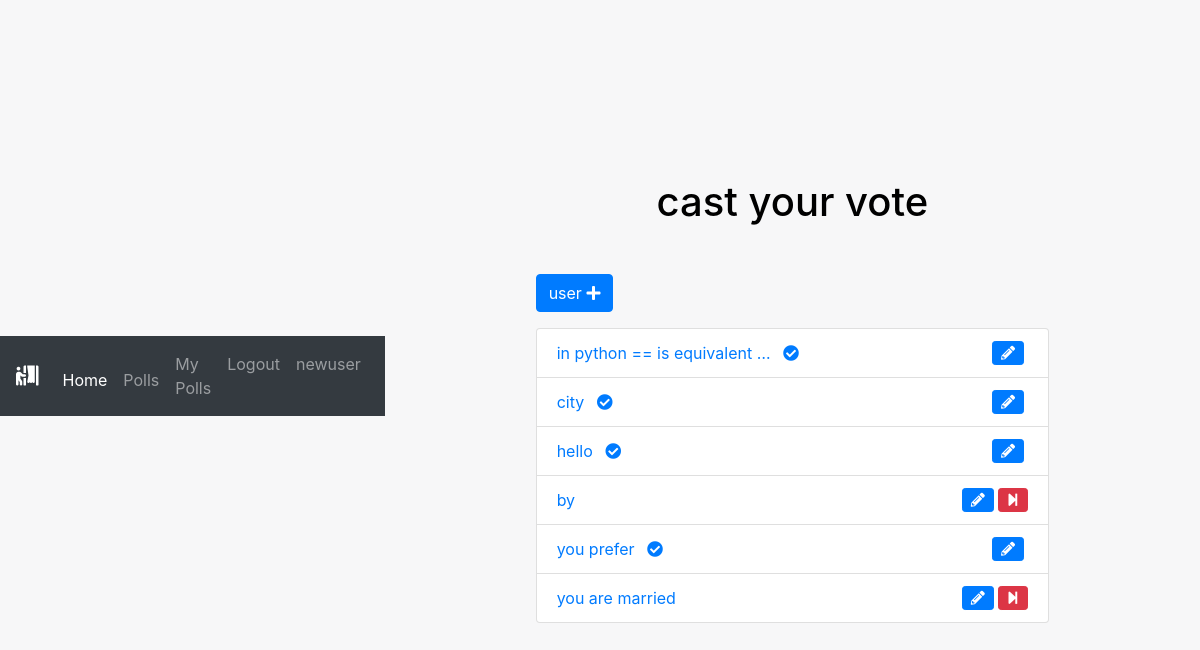
Before: /pollapp/polls/user/ (signed in) with the older database file.
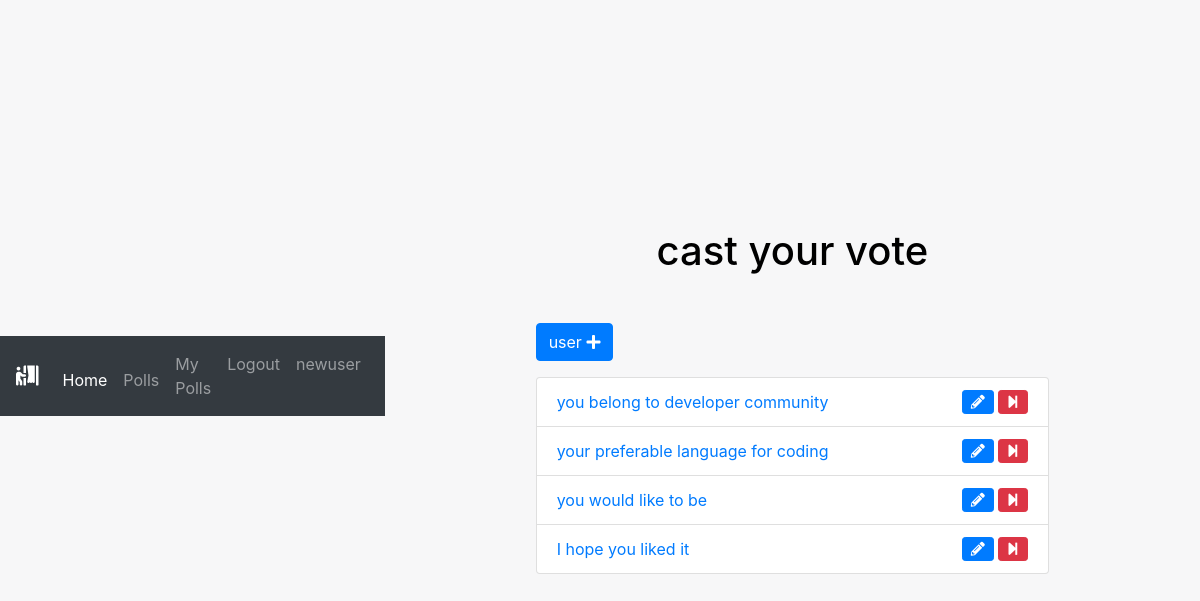
After: the same page with the newer database file.
### pollapp/models.py (models this page shows, shortened)
class Poll(models.Model):
    owner = models.ForeignKey(User, on_delete=models.CASCADE)
    text = models.TextField()
    pub_date = models.DateTimeField(default=timezone.now)
    active = models.BooleanField(default=True)
    created_at = models.DateTimeField(auto_now_add=True)

### pollapp/views.py (the view)
# urls.py: path('polls/user/', views.user_view, name='user'),
@login_required()
def user_view(request):
    all_polls = Poll.objects.all()
    search_term = ''
    if 'name' in request.GET:
         all_polls = all_polls.order_by('text')
    if 'vote' in request.GET:
        all_polls = all_polls.annotate(Count('vote')).order_by('vote__count')
    if 'search' in request.GET:
        search_term = request.GET['search']
        all_polls = all_polls.filter(text__icontains=search_term)
    paginator = Paginator(all_polls, 6)  # Show 6 contacts per page
    page = request.GET.get('page')
    polls = paginator.get_page(page)
    get_dict_copy = request.GET.copy()
    params = get_dict_copy.pop('page', True) and get_dict_copy.urlencode()
    context = {
        'polls': polls,
        'params': params,
        'search_term': search_term,
    }
    return render(request, 'polls/user_poll.html', context)

### pollapp/templates/polls/user_poll.html (shortened to what this page needs)
{% extends 'base.html' %}
 {% load static %}
{% block custom_css %}
<link rel="stylesheet" href="{% static 'css/home_style.css' %}">
{% endblock custom_css %}
{% block content %}
<div class="container">
    <div class="row">
        <div class="col-md-8 offset-sm-2">
            <h1 class="text-center mb-5">cast your vote </h1>
            <a class="btn btn-primary mb-3 float" href="{% url 'pollapp:user' %}" role="button">user <i class="fas fa-plus"></i></a>
         <ul class="list-group float-center:">
        {% for poll in polls %}
        <li class="list-group-item text-left">
        <a href="{% url 'pollapp:detail' poll.id %}">{{ poll.text|truncatewords:5 }}
                {% if not poll.active%}
                <i class="fas fa-check-circle ml-2"></i>
                {% endif %}
            </a>
            {% if request.user == poll.owner %}
            {% if poll.active %}
            <a href="{% url 'pollapp:end_poll' poll.id %}" data-toggle="tooltip" data-placement="top" title="End Poll"
                onclick="return confirm('Are you sure ?')"><i class="fas fa-step-forward float-right btn btn-danger btn-sm"></i>
            </a>
            {% endif %}
            <a href="{% url 'pollapp:edit' poll.id %}" class="mr-3" data-toggle="tooltip" data-placement="top"
                title="Edit Poll"><i class="fas fa-pencil-alt float-right btn btn-primary btn-sm mr-1"></i>
            </a>
            {% endif %}
        </li>
        {% endfor %}
    </ul>
</div>
</div>
</div>
{% endblock content %}

### polls/templates/base.html (shortened to what this page needs)
{% load static %}
<html lang="en">
<head>
    <link rel="stylesheet" href="https://maxcdn.bootstrapcdn.com/bootstrap/4.0.0/css/bootstrap.min.css"
>
    <link rel="stylesheet" href="https://use.fontawesome.com/releases/v5.6.3/css/all.css"
>
    {% block custom_css %}{% endblock custom_css %}
    <link rel="stylesheet" href="{% static 'css/home_style.css' %}">
</head>
<body>
    {% include 'includes/navbar.html' %}
    {% block content %}
    {% endblock content %}
</body>

### polls/templates/includes/navbar.html (shortened to what this page needs)
<!DOCTYPE html>
<html lang="en">
<head>
</head>
<body>
<nav class="navbar navbar-expand-sm navbar-dark bg-dark mb-5">
    <a class="navbar-brand" href="{% url 'home' %}"><i class="fas fa-person-booth"></i></a>
    <div class="collapse navbar-collapse" id="collapsibleNavId">
        <ul class="navbar-nav mr-auto mt-2 mt-dark-0">
            <li class="nav-item active">
                <a class="nav-link" href="{% url 'home' %}">Home <span class="sr-only">(current)</span></a>
            </li>
            {% if request.user.is_authenticated %}
            <li class="nav-item">
                <a class="nav-link" href="{% url 'pollapp:list' %}">Polls</a>
            </li>
            {% endif %}
        </ul>
        <div class="navbar-nav ml-auto">
            {% if request.user.is_authenticated %}
            <a class="nav-link" href="{% url 'pollapp:list_by_user' %}">My Polls</a>
            <a class="nav-link" href="{% url 'accounts:logout' %}">Logout</a>
             <a class="nav-link" href="{% url 'accounts:logout' %}">newuser</a>
            {% else %}
            {% comment %} <a class="nav-link" href="{% url 'accounts:login' %}">Login</a>
            <a class="nav-link" href="{% url 'accounts:register' %}">Register</a>  {% endcomment %}
            {% endif %}
        </div>
    </div>
</nav>
</body>
</html>

### static/css/home_style.css (style rules this page uses)
html, body { height: 100%; margin: 0; padding: 0; color: black; }
html { background-image: url('C:\Users\KARTIK\OneDrive\Desktop\pollbooth\polls\static\img\background.jpg'); background-size: cover; }
body { background: hsl(220deg, 10%, 97%); margin: 0; padding: 0; display: flex; align-items: center; justify-content: center; }

Changed rows visible on the page:
removed Poll: text "in python == is equivalent …", active False (drawn)
removed Poll: text "city", active False (drawn)
removed Poll: text "hello", active False (drawn)
removed Poll: text "by", active True (drawn)
removed Poll: text "you prefer", active False (drawn)
removed Poll: text "you are married", active True (drawn)
added Poll: text "you belong to developer community", active True (drawn)
added Poll: text "your preferable language for coding", active True (drawn)
added Poll: text "you would like to be", active True (drawn)
added Poll: text "I hope you liked it", active True (drawn)
